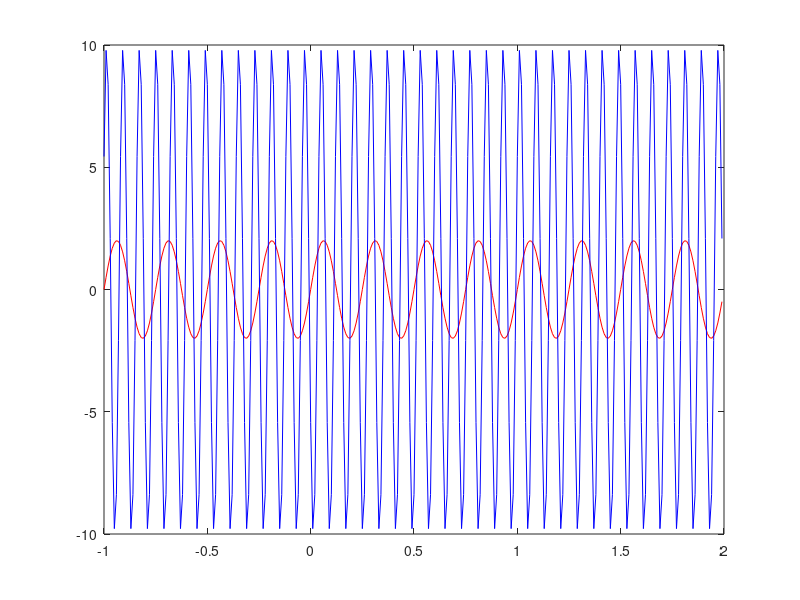

This chart was generated by the following MATLAB code:
1;
% El espacio de señales senoidales se define como:
% S = { y / y = A*sin(2*pi*f*t + phi) / A, f, phi pertenece a los Reales }

x0 = -1;
dx = 0.01;
xf = 2;
% Parámetros senal1
A1 = 2;
f1 = 4;
phi1 = 0;

% Parametros senal2
A2 = 10;
f2 = 12.5;
phi2 = 10;

% 
function y = senal(x,A,f,phi)
    y = A*sin(2*pi*f*x + phi);
endfunction

x = x0:dx:xf - dx;
y1 = senal(x,A1,f1,phi1);
y2 = senal(x,A2,f2,phi2);
disp("Producto Punto")
parecido = dot(y1, y2)


clf;
clear plot;
figure(1);
plot(x,y1,'r');
hold on
plot(x,y2,'b');
